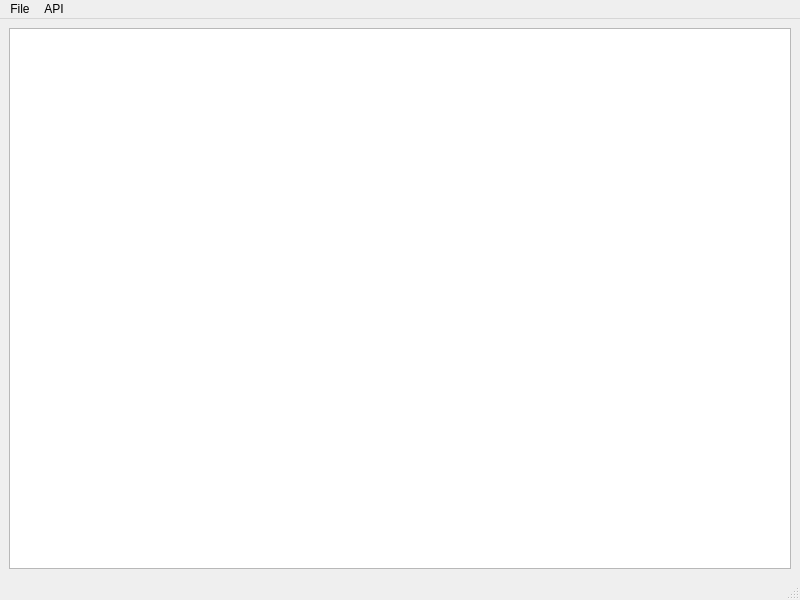
<?xml version="1.0" encoding="UTF-8"?>
<ui version="4.0">
 <class>MainWindow</class>
 <widget class="QMainWindow" name="MainWindow">
  <property name="geometry">
   <rect>
    <x>0</x>
    <y>0</y>
    <width>800</width>
    <height>600</height>
   </rect>
  </property>
  <property name="windowTitle">
   <string>MainWindow</string>
  </property>
  <widget class="QWidget" name="centralwidget">
   <layout class="QHBoxLayout" name="horizontalLayout">
    <item>
     <widget class="QGraphicsView" name="graphicsView"/>
    </item>
   </layout>
  </widget>
  <widget class="QMenuBar" name="menubar">
   <property name="geometry">
    <rect>
     <x>0</x>
     <y>0</y>
     <width>800</width>
     <height>19</height>
    </rect>
   </property>
   <widget class="QMenu" name="menuFile">
    <property name="title">
     <string>File</string>
    </property>
    <addaction name="actionLoad"/>
    <addaction name="actionSave_as"/>
   </widget>
   <widget class="QMenu" name="menuAPI">
    <property name="title">
     <string>API</string>
    </property>
    <addaction name="actionHistogram_specification"/>
   </widget>
   <addaction name="menuFile"/>
   <addaction name="menuAPI"/>
  </widget>
  <widget class="QStatusBar" name="statusbar"/>
  <action name="actionLoad">
   <property name="text">
    <string>Load</string>
   </property>
  </action>
  <action name="actionHistogram_specification">
   <property name="text">
    <string>Histogram_specification</string>
   </property>
  </action>
  <action name="actionSave_as">
   <property name="text">
    <string>Save as</string>
   </property>
  </action>
 </widget>
 <resources/>
 <connections/>
</ui>
